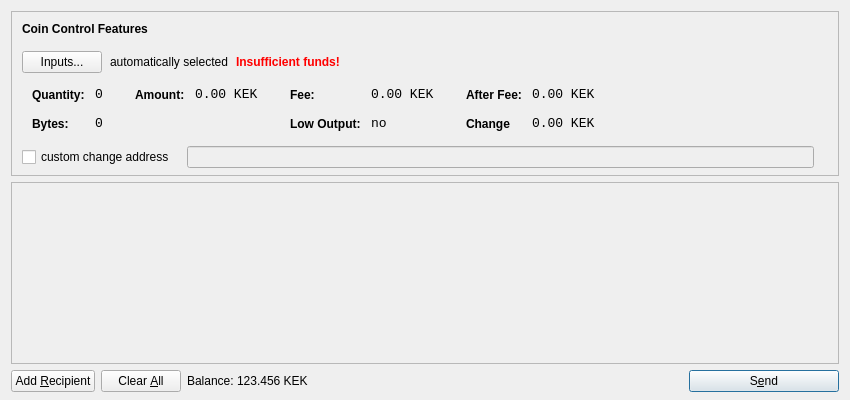
<?xml version="1.0" encoding="UTF-8"?>
<ui version="4.0">
 <class>SendCoinsDialog</class>
 <widget class="QDialog" name="SendCoinsDialog">
  <property name="geometry">
   <rect>
    <x>0</x>
    <y>0</y>
    <width>850</width>
    <height>400</height>
   </rect>
  </property>
  <property name="windowTitle">
   <string>Send Coins</string>
  </property>
  <layout class="QVBoxLayout" name="verticalLayout" stretch="0,1,0">
   <property name="bottomMargin">
    <number>8</number>
   </property>
   <item>
    <widget class="QFrame" name="frameCoinControl">
     <property name="sizePolicy">
      <sizepolicy hsizetype="Expanding" vsizetype="Expanding">
       <horstretch>0</horstretch>
       <verstretch>0</verstretch>
      </sizepolicy>
     </property>
     <property name="maximumSize">
      <size>
       <width>16777215</width>
       <height>16777215</height>
      </size>
     </property>
     <property name="frameShape">
      <enum>QFrame::StyledPanel</enum>
     </property>
     <property name="frameShadow">
      <enum>QFrame::Sunken</enum>
     </property>
     <layout class="QVBoxLayout" name="verticalLayoutCoinControl2">
      <property name="spacing">
       <number>-1</number>
      </property>
      <property name="leftMargin">
       <number>0</number>
      </property>
      <property name="topMargin">
       <number>0</number>
      </property>
      <property name="rightMargin">
       <number>0</number>
      </property>
      <property name="bottomMargin">
       <number>6</number>
      </property>
      <item>
       <layout class="QVBoxLayout" name="verticalLayoutCoinControl" stretch="0,0,0,0,1">
        <property name="spacing">
         <number>0</number>
        </property>
        <property name="leftMargin">
         <number>10</number>
        </property>
        <property name="topMargin">
         <number>10</number>
        </property>
        <item>
         <layout class="QHBoxLayout" name="horizontalLayoutCoinControl1">
          <property name="bottomMargin">
           <number>15</number>
          </property>
          <item>
           <widget class="QLabel" name="labelCoinControlFeatures">
            <property name="sizePolicy">
             <sizepolicy hsizetype="Preferred" vsizetype="Maximum">
              <horstretch>0</horstretch>
              <verstretch>0</verstretch>
             </sizepolicy>
            </property>
            <property name="font">
             <font>
              <weight>75</weight>
              <bold>true</bold>
             </font>
            </property>
            <property name="styleSheet">
             <string notr="true">font-weight:bold;</string>
            </property>
            <property name="text">
             <string>Coin Control Features</string>
            </property>
           </widget>
          </item>
         </layout>
        </item>
        <item>
         <layout class="QHBoxLayout" name="horizontalLayoutCoinControl2" stretch="0,0,0,0">
          <property name="spacing">
           <number>8</number>
          </property>
          <property name="bottomMargin">
           <number>10</number>
          </property>
          <item>
           <widget class="QPushButton" name="pushButtonCoinControl">
            <property name="styleSheet">
             <string notr="true"/>
            </property>
            <property name="text">
             <string>Inputs...</string>
            </property>
           </widget>
          </item>
          <item>
           <widget class="QLabel" name="labelCoinControlAutomaticallySelected">
            <property name="text">
             <string>automatically selected</string>
            </property>
            <property name="margin">
             <number>5</number>
            </property>
           </widget>
          </item>
          <item>
           <widget class="QLabel" name="labelCoinControlInsuffFunds">
            <property name="font">
             <font>
              <weight>75</weight>
              <bold>true</bold>
             </font>
            </property>
            <property name="styleSheet">
             <string notr="true">color:red;font-weight:bold;</string>
            </property>
            <property name="text">
             <string>Insufficient funds!</string>
            </property>
            <property name="margin">
             <number>5</number>
            </property>
           </widget>
          </item>
          <item>
           <spacer name="horizontalSpacerCoinControl">
            <property name="orientation">
             <enum>Qt::Horizontal</enum>
            </property>
            <property name="sizeHint" stdset="0">
             <size>
              <width>40</width>
              <height>1</height>
             </size>
            </property>
           </spacer>
          </item>
         </layout>
        </item>
        <item>
         <widget class="QWidget" name="widgetCoinControl" native="true">
          <property name="sizePolicy">
           <sizepolicy hsizetype="Preferred" vsizetype="Preferred">
            <horstretch>0</horstretch>
            <verstretch>0</verstretch>
           </sizepolicy>
          </property>
          <property name="minimumSize">
           <size>
            <width>0</width>
            <height>0</height>
           </size>
          </property>
          <property name="styleSheet">
           <string notr="true"/>
          </property>
          <layout class="QHBoxLayout" name="horizontalLayoutCoinControl5">
           <property name="margin">
            <number>0</number>
           </property>
           <item>
            <layout class="QHBoxLayout" name="horizontalLayoutCoinControl3" stretch="0,0,0,1">
             <property name="spacing">
              <number>20</number>
             </property>
             <property name="topMargin">
              <number>0</number>
             </property>
             <property name="bottomMargin">
              <number>10</number>
             </property>
             <item>
              <layout class="QFormLayout" name="formLayoutCoinControl1">
               <property name="horizontalSpacing">
                <number>10</number>
               </property>
               <property name="verticalSpacing">
                <number>14</number>
               </property>
               <property name="leftMargin">
                <number>10</number>
               </property>
               <property name="topMargin">
                <number>4</number>
               </property>
               <property name="rightMargin">
                <number>6</number>
               </property>
               <item row="0" column="0">
                <widget class="QLabel" name="labelCoinControlQuantityText">
                 <property name="styleSheet">
                  <string notr="true">font-weight:bold;</string>
                 </property>
                 <property name="text">
                  <string>Quantity:</string>
                 </property>
                 <property name="margin">
                  <number>0</number>
                 </property>
                </widget>
               </item>
               <item row="0" column="1">
                <widget class="QLabel" name="labelCoinControlQuantity">
                 <property name="font">
                  <font>
                   <family>Monospace</family>
                   <pointsize>10</pointsize>
                  </font>
                 </property>
                 <property name="cursor">
                  <cursorShape>IBeamCursor</cursorShape>
                 </property>
                 <property name="contextMenuPolicy">
                  <enum>Qt::ActionsContextMenu</enum>
                 </property>
                 <property name="text">
                  <string>0</string>
                 </property>
                 <property name="margin">
                  <number>0</number>
                 </property>
                 <property name="textInteractionFlags">
                  <set>Qt::LinksAccessibleByMouse|Qt::TextSelectableByKeyboard|Qt::TextSelectableByMouse</set>
                 </property>
                </widget>
               </item>
               <item row="1" column="0">
                <widget class="QLabel" name="labelCoinControlBytesText">
                 <property name="styleSheet">
                  <string notr="true">font-weight:bold;</string>
                 </property>
                 <property name="text">
                  <string>Bytes:</string>
                 </property>
                </widget>
               </item>
               <item row="1" column="1">
                <widget class="QLabel" name="labelCoinControlBytes">
                 <property name="font">
                  <font>
                   <family>Monospace</family>
                   <pointsize>10</pointsize>
                  </font>
                 </property>
                 <property name="cursor">
                  <cursorShape>IBeamCursor</cursorShape>
                 </property>
                 <property name="contextMenuPolicy">
                  <enum>Qt::ActionsContextMenu</enum>
                 </property>
                 <property name="text">
                  <string>0</string>
                 </property>
                 <property name="textInteractionFlags">
                  <set>Qt::LinksAccessibleByMouse|Qt::TextSelectableByKeyboard|Qt::TextSelectableByMouse</set>
                 </property>
                </widget>
               </item>
              </layout>
             </item>
             <item>
              <layout class="QFormLayout" name="formLayoutCoinControl2">
               <property name="horizontalSpacing">
                <number>10</number>
               </property>
               <property name="verticalSpacing">
                <number>14</number>
               </property>
               <property name="leftMargin">
                <number>6</number>
               </property>
               <property name="topMargin">
                <number>4</number>
               </property>
               <property name="rightMargin">
                <number>6</number>
               </property>
               <item row="0" column="0">
                <widget class="QLabel" name="labelCoinControlAmountText">
                 <property name="styleSheet">
                  <string notr="true">font-weight:bold;</string>
                 </property>
                 <property name="text">
                  <string>Amount:</string>
                 </property>
                 <property name="margin">
                  <number>0</number>
                 </property>
                </widget>
               </item>
               <item row="0" column="1">
                <widget class="QLabel" name="labelCoinControlAmount">
                 <property name="font">
                  <font>
                   <family>Monospace</family>
                   <pointsize>10</pointsize>
                  </font>
                 </property>
                 <property name="cursor">
                  <cursorShape>IBeamCursor</cursorShape>
                 </property>
                 <property name="contextMenuPolicy">
                  <enum>Qt::ActionsContextMenu</enum>
                 </property>
                 <property name="text">
                  <string notr="true">0.00 KEK</string>
                 </property>
                 <property name="textInteractionFlags">
                  <set>Qt::LinksAccessibleByMouse|Qt::TextSelectableByKeyboard|Qt::TextSelectableByMouse</set>
                 </property>
                </widget>
               </item>
              </layout>
             </item>
             <item>
              <layout class="QFormLayout" name="formLayoutCoinControl3">
               <property name="horizontalSpacing">
                <number>10</number>
               </property>
               <property name="verticalSpacing">
                <number>14</number>
               </property>
               <property name="leftMargin">
                <number>6</number>
               </property>
               <property name="topMargin">
                <number>4</number>
               </property>
               <property name="rightMargin">
                <number>6</number>
               </property>
               <item row="0" column="0">
                <widget class="QLabel" name="labelCoinControlFeeText">
                 <property name="styleSheet">
                  <string notr="true">font-weight:bold;</string>
                 </property>
                 <property name="text">
                  <string>Fee:</string>
                 </property>
                 <property name="margin">
                  <number>0</number>
                 </property>
                </widget>
               </item>
               <item row="0" column="1">
                <widget class="QLabel" name="labelCoinControlFee">
                 <property name="font">
                  <font>
                   <family>Monospace</family>
                   <pointsize>10</pointsize>
                  </font>
                 </property>
                 <property name="cursor">
                  <cursorShape>IBeamCursor</cursorShape>
                 </property>
                 <property name="contextMenuPolicy">
                  <enum>Qt::ActionsContextMenu</enum>
                 </property>
                 <property name="text">
                  <string notr="true">0.00 KEK</string>
                 </property>
                 <property name="textInteractionFlags">
                  <set>Qt::LinksAccessibleByMouse|Qt::TextSelectableByKeyboard|Qt::TextSelectableByMouse</set>
                 </property>
                </widget>
               </item>
               <item row="1" column="0">
                <widget class="QLabel" name="labelCoinControlLowOutputText">
                 <property name="styleSheet">
                  <string notr="true">font-weight:bold;</string>
                 </property>
                 <property name="text">
                  <string>Low Output:</string>
                 </property>
                </widget>
               </item>
               <item row="1" column="1">
                <widget class="QLabel" name="labelCoinControlLowOutput">
                 <property name="font">
                  <font>
                   <family>Monospace</family>
                   <pointsize>10</pointsize>
                  </font>
                 </property>
                 <property name="cursor">
                  <cursorShape>IBeamCursor</cursorShape>
                 </property>
                 <property name="contextMenuPolicy">
                  <enum>Qt::ActionsContextMenu</enum>
                 </property>
                 <property name="text">
                  <string>no</string>
                 </property>
                 <property name="textInteractionFlags">
                  <set>Qt::LinksAccessibleByMouse|Qt::TextSelectableByKeyboard|Qt::TextSelectableByMouse</set>
                 </property>
                </widget>
               </item>
              </layout>
             </item>
             <item>
              <layout class="QFormLayout" name="formLayoutCoinControl4">
               <property name="horizontalSpacing">
                <number>10</number>
               </property>
               <property name="verticalSpacing">
                <number>14</number>
               </property>
               <property name="leftMargin">
                <number>6</number>
               </property>
               <property name="topMargin">
                <number>4</number>
               </property>
               <property name="rightMargin">
                <number>6</number>
               </property>
               <item row="0" column="0">
                <widget class="QLabel" name="labelCoinControlAfterFeeText">
                 <property name="styleSheet">
                  <string notr="true">font-weight:bold;</string>
                 </property>
                 <property name="text">
                  <string>After Fee:</string>
                 </property>
                 <property name="margin">
                  <number>0</number>
                 </property>
                </widget>
               </item>
               <item row="0" column="1">
                <widget class="QLabel" name="labelCoinControlAfterFee">
                 <property name="font">
                  <font>
                   <family>Monospace</family>
                   <pointsize>10</pointsize>
                  </font>
                 </property>
                 <property name="cursor">
                  <cursorShape>IBeamCursor</cursorShape>
                 </property>
                 <property name="contextMenuPolicy">
                  <enum>Qt::ActionsContextMenu</enum>
                 </property>
                 <property name="text">
                  <string notr="true">0.00 KEK</string>
                 </property>
                 <property name="textInteractionFlags">
                  <set>Qt::LinksAccessibleByMouse|Qt::TextSelectableByKeyboard|Qt::TextSelectableByMouse</set>
                 </property>
                </widget>
               </item>
               <item row="1" column="0">
                <widget class="QLabel" name="labelCoinControlChangeText">
                 <property name="styleSheet">
                  <string notr="true">font-weight:bold;</string>
                 </property>
                 <property name="text">
                  <string>Change</string>
                 </property>
                </widget>
               </item>
               <item row="1" column="1">
                <widget class="QLabel" name="labelCoinControlChange">
                 <property name="font">
                  <font>
                   <family>Monospace</family>
                   <pointsize>10</pointsize>
                  </font>
                 </property>
                 <property name="cursor">
                  <cursorShape>IBeamCursor</cursorShape>
                 </property>
                 <property name="contextMenuPolicy">
                  <enum>Qt::ActionsContextMenu</enum>
                 </property>
                 <property name="text">
                  <string notr="true">0.00 KEK</string>
                 </property>
                 <property name="textInteractionFlags">
                  <set>Qt::LinksAccessibleByMouse|Qt::TextSelectableByKeyboard|Qt::TextSelectableByMouse</set>
                 </property>
                </widget>
               </item>
              </layout>
             </item>
            </layout>
           </item>
          </layout>
         </widget>
        </item>
        <item>
         <layout class="QHBoxLayout" name="horizontalLayoutCoinControl4" stretch="0,0,0">
          <property name="spacing">
           <number>12</number>
          </property>
          <property name="sizeConstraint">
           <enum>QLayout::SetDefaultConstraint</enum>
          </property>
          <property name="topMargin">
           <number>5</number>
          </property>
          <property name="rightMargin">
           <number>5</number>
          </property>
          <item>
           <widget class="QCheckBox" name="checkBoxCoinControlChange">
            <property name="text">
             <string>custom change address</string>
            </property>
           </widget>
          </item>
          <item>
           <widget class="QLineEdit" name="lineEditCoinControlChange">
            <property name="enabled">
             <bool>false</bool>
            </property>
            <property name="sizePolicy">
             <sizepolicy hsizetype="Expanding" vsizetype="Fixed">
              <horstretch>0</horstretch>
              <verstretch>0</verstretch>
             </sizepolicy>
            </property>
           </widget>
          </item>
          <item>
           <widget class="QLabel" name="labelCoinControlChangeLabel">
            <property name="sizePolicy">
             <sizepolicy hsizetype="Preferred" vsizetype="Expanding">
              <horstretch>0</horstretch>
              <verstretch>0</verstretch>
             </sizepolicy>
            </property>
            <property name="minimumSize">
             <size>
              <width>0</width>
              <height>0</height>
             </size>
            </property>
            <property name="text">
             <string/>
            </property>
            <property name="margin">
             <number>3</number>
            </property>
           </widget>
          </item>
         </layout>
        </item>
        <item>
         <spacer name="verticalSpacerCoinControl">
          <property name="orientation">
           <enum>Qt::Vertical</enum>
          </property>
          <property name="sizeHint" stdset="0">
           <size>
            <width>800</width>
            <height>1</height>
           </size>
          </property>
         </spacer>
        </item>
       </layout>
      </item>
     </layout>
    </widget>
   </item>
   <item>
    <widget class="QScrollArea" name="scrollArea">
     <property name="widgetResizable">
      <bool>true</bool>
     </property>
     <widget class="QWidget" name="scrollAreaWidgetContents">
      <property name="geometry">
       <rect>
        <x>0</x>
        <y>0</y>
        <width>830</width>
        <height>165</height>
       </rect>
      </property>
      <layout class="QVBoxLayout" name="verticalLayout_2">
       <property name="margin">
        <number>0</number>
       </property>
       <item>
        <layout class="QVBoxLayout" name="entries">
         <property name="spacing">
          <number>6</number>
         </property>
        </layout>
       </item>
       <item>
        <spacer name="verticalSpacer">
         <property name="orientation">
          <enum>Qt::Vertical</enum>
         </property>
         <property name="sizeHint" stdset="0">
          <size>
           <width>20</width>
           <height>40</height>
          </size>
         </property>
        </spacer>
       </item>
      </layout>
     </widget>
    </widget>
   </item>
   <item>
    <layout class="QHBoxLayout" name="horizontalLayout">
     <item>
      <widget class="QPushButton" name="addButton">
       <property name="toolTip">
        <string>Send to multiple recipients at once</string>
       </property>
       <property name="text">
        <string>Add &amp;Recipient</string>
       </property>
       <property name="autoDefault">
        <bool>false</bool>
       </property>
      </widget>
     </item>
     <item>
      <widget class="QPushButton" name="clearButton">
       <property name="sizePolicy">
        <sizepolicy hsizetype="Minimum" vsizetype="Fixed">
         <horstretch>0</horstretch>
         <verstretch>0</verstretch>
        </sizepolicy>
       </property>
       <property name="toolTip">
        <string>Remove all transaction fields</string>
       </property>
       <property name="text">
        <string>Clear &amp;All</string>
       </property>
       <property name="autoRepeatDelay">
        <number>300</number>
       </property>
       <property name="autoDefault">
        <bool>false</bool>
       </property>
      </widget>
     </item>
     <item>
      <layout class="QHBoxLayout" name="horizontalLayout_2">
       <property name="spacing">
        <number>3</number>
       </property>
       <item>
        <widget class="QLabel" name="label">
         <property name="sizePolicy">
          <sizepolicy hsizetype="Preferred" vsizetype="Fixed">
           <horstretch>0</horstretch>
           <verstretch>0</verstretch>
          </sizepolicy>
         </property>
         <property name="text">
          <string>Balance:</string>
         </property>
        </widget>
       </item>
       <item>
        <widget class="QLabel" name="labelBalance">
         <property name="sizePolicy">
          <sizepolicy hsizetype="Preferred" vsizetype="Fixed">
           <horstretch>0</horstretch>
           <verstretch>0</verstretch>
          </sizepolicy>
         </property>
         <property name="cursor">
          <cursorShape>IBeamCursor</cursorShape>
         </property>
         <property name="text">
          <string notr="true">123.456 KEK</string>
         </property>
         <property name="textInteractionFlags">
          <set>Qt::LinksAccessibleByMouse|Qt::TextSelectableByKeyboard|Qt::TextSelectableByMouse</set>
         </property>
        </widget>
       </item>
      </layout>
     </item>
     <item>
      <spacer name="horizontalSpacer">
       <property name="orientation">
        <enum>Qt::Horizontal</enum>
       </property>
       <property name="sizeHint" stdset="0">
        <size>
         <width>40</width>
         <height>20</height>
        </size>
       </property>
      </spacer>
     </item>
     <item>
      <widget class="QPushButton" name="sendButton">
       <property name="minimumSize">
        <size>
         <width>150</width>
         <height>0</height>
        </size>
       </property>
       <property name="toolTip">
        <string>Confirm the send action</string>
       </property>
       <property name="text">
        <string>S&amp;end</string>
       </property>
       <property name="icon">
        <iconset resource="../bitcoin.qrc">
         <normaloff>:/icons/send</normaloff>:/icons/send</iconset>
       </property>
       <property name="default">
        <bool>true</bool>
       </property>
      </widget>
     </item>
    </layout>
   </item>
  </layout>
 </widget>
 <resources>
  <include location="../bitcoin.qrc"/>
 </resources>
 <connections/>
</ui>
